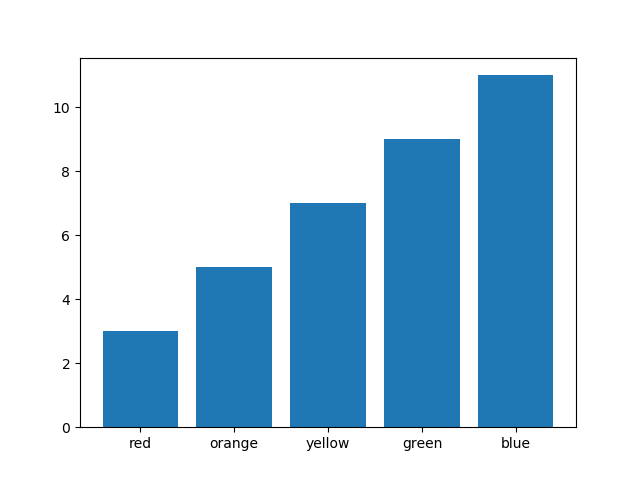

Reproduce this figure in Python.
# Author:  Martin McBride
# Created: 2022-03-23
# Copyright (C) 2021#2, Martin McBride
# License: MIT

import matplotlib.pyplot as plt
import numpy as np

x = np.linspace(1, 5, 5)
y = x*2 + 1

labels = ["red", "orange", "yellow", "green", "blue"]

plt.bar(x, y)
plt.xticks(x, labels)
plt.savefig("barchart-label.png")
plt.show()
